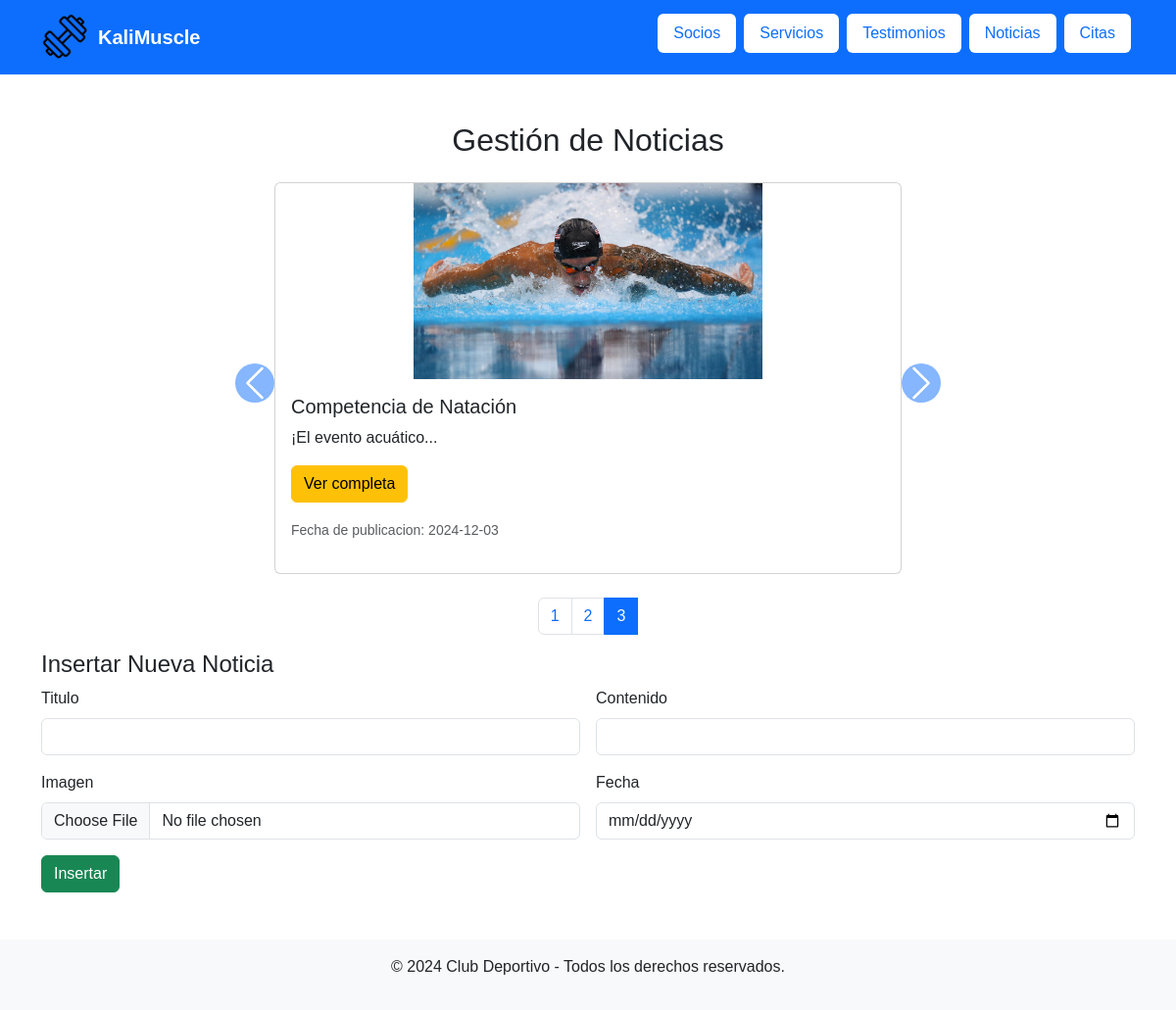
Screenshot of /php/noticias.php?pagina=3 with the database file from the repository.
### tables this page shows
CREATE TABLE `noticia` (
  `id` int(11) NOT NULL,
  `titulo` varchar(100) NOT NULL,
  `contenido` varchar(50000) NOT NULL,
  `imagen` varchar(100) NOT NULL,
  `fecha` date NOT NULL
);

### funciones/crud.php (the view, shortened to what this page needs)
<?php
function numeroNoticias($conexionBD)
{
    $sentencia = "SELECT COUNT(id) as Total FROM noticia";
    $consulta = $conexionBD->prepare($sentencia);
    $consulta->execute();
    $resultado = $consulta->get_result();
    while ($fila = $resultado->fetch_array(MYSQLI_ASSOC)) {
        $total = (int) $fila["Total"];
        return $total;
    }
}
function listarNoticias($conexionBD, $numero)
{
    $consulta = "SELECT * FROM noticia LIMIT 4 OFFSET ?";
    $resultado = $conexionBD->prepare($consulta);
    $resultado->bind_param("i", $numero);
    $resultado->execute();
    $resultado = $resultado->get_result();
    if ($resultado->num_rows > 0) {
        echo '<div id="carouselNoticias" class="carousel slide" data-bs-ride="carousel">';
        echo '<div class="carousel-inner">';
        $activa = true;
        while ($fila = $resultado->fetch_assoc()) {
            $id = $fila['id'];
            $titulo = $fila['titulo'];
            $contenido = $fila['contenido'];
            $imagen = $fila['imagen'];
            $fecha = $fila['fecha'];
            $contenidoLimitado = implode(' ', array_slice(explode(' ', $contenido), 0, 3)) . '...';
            echo '
            <div class="carousel-item ' . ($activa ? 'active' : '') . '">
                <div class="card mx-auto" style="width: 80%;">
                    <img src="' . $imagen . '" class="card-img-top" alt="Imagen de ' . $titulo . '" style="height: 300px; object-fit: contain;">
                    <div class="card-body">
                        <h5 class="card-title">' . $titulo . '</h5>
                        <p class="card-text">' . $contenidoLimitado . '</p>
                        <p><a href="modificar_ver/ver_noticia.php?id=' . $id . '" class="btn btn-warning">Ver completa</a></p>
                        <p class="text-muted"><small>Fecha de publicacion: ' . $fecha . '</small></p>
                    </div>
                </div>
            </div>';
            $activa = false;
        }
        echo '</div>';
        echo '
        <button class="carousel-control-prev" type="button" data-bs-target="#carouselNoticias" data-bs-slide="prev">
            <span class="carousel-control-prev-icon" aria-hidden="true"></span>
            <span class="visually-hidden">Anterior</span>
        </button>
        <button class="carousel-control-next" type="button" data-bs-target="#carouselNoticias" data-bs-slide="next">
            <span class="carousel-control-next-icon" aria-hidden="true"></span>
            <span class="visually-hidden">Siguiente</span>
        </button>';
        echo '</div>';
    } else {
        echo '<p class="text-center text-muted">No hay noticias disponibles.</p>';
    }
}
?>
<?php
function carrusel($conexion)
{
    $pagina = $_GET['pagina'] ?? 1;
    $division = ($pagina - 1) * 4;
    listarNoticias($conexion, $division);
    $totalNoticias = numeroNoticias($conexion);
    $totalPaginas = ceil($totalNoticias / 4);
    echo '<nav class="mt-4"><ul class="pagination justify-content-center">';
    for ($i = 1; $i <= $totalPaginas; $i++) {
        $activa = ($i == $pagina) ? 'active text-white bg-primary' : '';
        echo '<li class="page-item ' . $activa . '">
                <a class="page-link ' . $activa . '" href="?pagina=' . $i . '">' . $i . '</a>
              </li>';
    }
    echo '</ul></nav>';
}
?>
<?php
function nav()
{
    echo '<nav class="navbar navbar-expand-lg navbar-dark bg-primary sticky-top">
    <div class="container">
        <a class="navbar-brand d-flex align-items-center" href="../index.php">
            <img src="../imagenesGenerales/icono.png" alt="Logo" class="logo me-2">
            <span class="fw-bold">KaliMuscle</span>
        </a>
        <button class="navbar-toggler" type="button" data-bs-toggle="collapse" data-bs-target="#navbarNav"
            aria-controls="navbarNav" aria-expanded="false" aria-label="Toggle navigation">
            <span class="navbar-toggler-icon"></span>
        </button>
        <div class="collapse navbar-collapse" id="navbarNav">
            <ul class="navbar-nav ms-auto">
                <li class="nav-item mb-2 mb-md-2">
                    <a class="nav-link text-primary bg-white rounded px-3 py-2 mx-1" href="socios.php">Socios</a>
                </li>
                <li class="nav-item mb-2 mb-md-2">
                    <a class="nav-link text-primary bg-white rounded px-3 py-2 mx-1" href="servicios.php">Servicios</a>
                </li>
                <li class="nav-item mb-2 mb-md-2">
                    <a class="nav-link text-primary bg-white rounded px-3 py-2 mx-1" href="testimonios.php">Testimonios</a>
                </li>
                <li class="nav-item mb-2 mb-md-2">
                    <a class="nav-link text-primary bg-white rounded px-3 py-2 mx-1" href="noticias.php">Noticias</a>
                </li>
                <li class="nav-item mb-2 mb-md-2">
                    <a class="nav-link text-primary bg-white rounded px-3 py-2 mx-1" href="citas.php">Citas</a>
                </li>
            </ul>
        </div>
    </div>
</nav>
';
}
function footer()
{
    echo '    <footer class="bg-light footer text-center py-3">
        <p>© 2024 Club Deportivo - Todos los derechos reservados.</p>
    </footer>';
}
?>

### estilos/estilos.css (style rules this page uses)
* { font-family: Verdana, Geneva, Tahoma, sans-serif; -webkit-user-drag: none; }
.nav-item { transition: transform 0.3s ease, background-color 0.3s ease; user-select: none; }
.logo { max-width: 100%; width: 50px; height: 50px; transform: rotate(-45deg); user-select: none; }
.navbar-brand { display: flex; align-items: center; user-select: none; }
.card-img-top { width: 100%; height: auto; object-fit: contain; max-height: 200px; }
.navbar-nav { width: fit-content; }
.carousel-control-prev-icon, .carousel-control-next-icon { background-color: #0d6efd; border-radius: 50%; padding: 20px; }
.carousel-control-prev, .carousel-control-next { height: 50px; top: 45%; }
#carouselNoticias { max-width: 800px; margin: 0 auto; }

### rows the page displays
noticia: imagen (picture), titulo "Competencia de Natación", contenido "¡El evento acuático...", fecha "2024-12-03"
